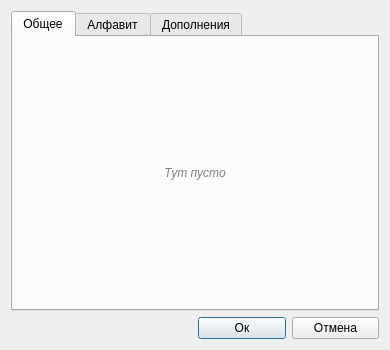
<?xml version="1.0" encoding="UTF-8"?>
<ui version="4.0">
 <class>SettingsDialog</class>
 <widget class="QDialog" name="SettingsDialog">
  <property name="geometry">
   <rect>
    <x>0</x>
    <y>0</y>
    <width>390</width>
    <height>350</height>
   </rect>
  </property>
  <property name="minimumSize">
   <size>
    <width>390</width>
    <height>350</height>
   </size>
  </property>
  <property name="maximumSize">
   <size>
    <width>390</width>
    <height>350</height>
   </size>
  </property>
  <property name="windowTitle">
   <string>Настройки</string>
  </property>
  <property name="modal">
   <bool>true</bool>
  </property>
  <layout class="QGridLayout" name="gridLayout">
   <item row="1" column="2">
    <widget class="QPushButton" name="pushButton">
     <property name="text">
      <string>Ок</string>
     </property>
    </widget>
   </item>
   <item row="1" column="3">
    <widget class="QPushButton" name="pushButton_2">
     <property name="text">
      <string>Отмена</string>
     </property>
    </widget>
   </item>
   <item row="0" column="0" colspan="4">
    <widget class="QTabWidget" name="tabWidget">
     <property name="enabled">
      <bool>true</bool>
     </property>
     <property name="tabShape">
      <enum>QTabWidget::Rounded</enum>
     </property>
     <property name="currentIndex">
      <number>0</number>
     </property>
     <widget class="QWidget" name="tab">
      <attribute name="title">
       <string>Общее</string>
      </attribute>
      <layout class="QGridLayout" name="gridLayout_4">
       <item row="0" column="0">
        <widget class="QLabel" name="label">
         <property name="font">
          <font>
           <italic>true</italic>
          </font>
         </property>
         <property name="styleSheet">
          <string notr="true">color: rgb(127, 127, 127);</string>
         </property>
         <property name="text">
          <string>Тут пусто</string>
         </property>
         <property name="alignment">
          <set>Qt::AlignCenter</set>
         </property>
         <property name="wordWrap">
          <bool>false</bool>
         </property>
        </widget>
       </item>
      </layout>
     </widget>
     <widget class="QWidget" name="tab_2">
      <attribute name="title">
       <string>Алфавит</string>
      </attribute>
      <layout class="QGridLayout" name="gridLayout_2">
       <item row="2" column="1">
        <widget class="QPushButton" name="pushButton_4">
         <property name="enabled">
          <bool>true</bool>
         </property>
         <property name="text">
          <string>Удалить</string>
         </property>
         <property name="autoDefault">
          <bool>true</bool>
         </property>
         <property name="default">
          <bool>false</bool>
         </property>
         <property name="flat">
          <bool>false</bool>
         </property>
        </widget>
       </item>
       <item row="0" column="1">
        <widget class="QPushButton" name="pushButton_3">
         <property name="text">
          <string>Новый</string>
         </property>
        </widget>
       </item>
       <item row="0" column="0">
        <widget class="QComboBox" name="comboBox"/>
       </item>
       <item row="1" column="0" colspan="2">
        <widget class="Line" name="line">
         <property name="orientation">
          <enum>Qt::Horizontal</enum>
         </property>
        </widget>
       </item>
       <item row="3" column="1">
        <widget class="QPushButton" name="pushButton_5">
         <property name="text">
          <string>Очистить</string>
         </property>
        </widget>
       </item>
       <item row="2" column="0" rowspan="11">
        <widget class="QPlainTextEdit" name="textEdit">
         <property name="placeholderText">
          <string>Алфавит</string>
         </property>
        </widget>
       </item>
      </layout>
     </widget>
     <widget class="QWidget" name="tab_3">
      <attribute name="title">
       <string>Дополнения</string>
      </attribute>
      <layout class="QGridLayout" name="gridLayout_3">
       <item row="0" column="0" alignment="Qt::AlignHCenter">
        <widget class="QLabel" name="label_2">
         <property name="maximumSize">
          <size>
           <width>235</width>
           <height>16777215</height>
          </size>
         </property>
         <property name="font">
          <font>
           <italic>true</italic>
          </font>
         </property>
         <property name="cursor">
          <cursorShape>WhatsThisCursor</cursorShape>
         </property>
         <property name="toolTip">
          <string>Правой клавишей мыши</string>
         </property>
         <property name="styleSheet">
          <string notr="true">color:  #7f7f7f;</string>
         </property>
         <property name="text">
          <string>Нажмите ПКМ по области ниже для действий</string>
         </property>
         <property name="alignment">
          <set>Qt::AlignLeading|Qt::AlignLeft|Qt::AlignVCenter</set>
         </property>
        </widget>
       </item>
       <item row="1" column="0">
        <widget class="QTableWidget" name="tableWidget">
         <property name="minimumSize">
          <size>
           <width>348</width>
           <height>240</height>
          </size>
         </property>
         <property name="maximumSize">
          <size>
           <width>348</width>
           <height>240</height>
          </size>
         </property>
         <property name="contextMenuPolicy">
          <enum>Qt::CustomContextMenu</enum>
         </property>
         <property name="horizontalScrollBarPolicy">
          <enum>Qt::ScrollBarAlwaysOff</enum>
         </property>
         <property name="sizeAdjustPolicy">
          <enum>QAbstractScrollArea::AdjustToContents</enum>
         </property>
         <property name="editTriggers">
          <set>QAbstractItemView::NoEditTriggers</set>
         </property>
         <property name="dragEnabled">
          <bool>false</bool>
         </property>
         <property name="dragDropMode">
          <enum>QAbstractItemView::DropOnly</enum>
         </property>
         <property name="defaultDropAction">
          <enum>Qt::CopyAction</enum>
         </property>
         <property name="selectionBehavior">
          <enum>QAbstractItemView::SelectRows</enum>
         </property>
         <property name="horizontalScrollMode">
          <enum>QAbstractItemView::ScrollPerPixel</enum>
         </property>
         <attribute name="horizontalHeaderMinimumSectionSize">
          <number>100</number>
         </attribute>
         <attribute name="verticalHeaderVisible">
          <bool>false</bool>
         </attribute>
         <column>
          <property name="text">
           <string>Название</string>
          </property>
         </column>
         <column>
          <property name="text">
           <string>Активен</string>
          </property>
         </column>
        </widget>
       </item>
      </layout>
     </widget>
    </widget>
   </item>
  </layout>
  <action name="action_3">
   <property name="text">
    <string>Запустить</string>
   </property>
   <property name="toolTip">
    <string>Запустить</string>
   </property>
  </action>
  <action name="action_2">
   <property name="text">
    <string>Удалить</string>
   </property>
   <property name="toolTip">
    <string>Удалить</string>
   </property>
  </action>
  <action name="action">
   <property name="text">
    <string>Открыть</string>
   </property>
   <property name="toolTip">
    <string>Открыть</string>
   </property>
   <property name="font">
    <font>
     <weight>75</weight>
     <bold>true</bold>
    </font>
   </property>
  </action>
  <action name="action_4">
   <property name="text">
    <string>пустой</string>
   </property>
   <property name="toolTip">
    <string>пустой</string>
   </property>
  </action>
  <action name="action_5">
   <property name="text">
    <string>из файла</string>
   </property>
   <property name="toolTip">
    <string>из файла</string>
   </property>
  </action>
 </widget>
 <resources/>
 <connections/>
</ui>
